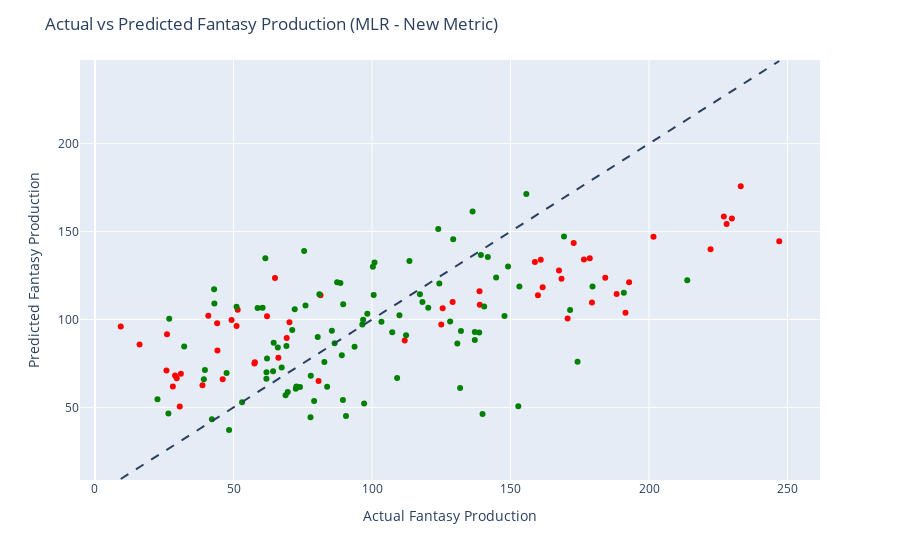

The notebook cell saved with this chart:
### Code cell
# Creating the scatter plot
fig = px.scatter(df_error_graph_mlr, x='Actual', y='Predicted', color="Direction_Correct",
                color_discrete_map={True: 'green', False: 'red'}, hover_data=['Player_Name', 'Current_Season',
                                                                              'Previous_Season_Fantasy'])

# Adding line of equality (where actual equals predicted)
fig.add_shape(
    type='line',
    line=dict(dash='dash'),
    x0=df_error_graph_mlr['Actual'].min(),
    y0=df_error_graph_mlr['Actual'].min(),
    x1=df_error_graph_mlr['Actual'].max(),
    y1=df_error_graph_mlr['Actual'].max()
)

# Updating layout
fig.update_layout(
    title='Actual vs Predicted Fantasy Production (MLR - New Metric)',
    xaxis_title='Actual Fantasy Production',
    yaxis_title='Predicted Fantasy Production',
    showlegend=False
)

fig.write_html("../../interactive/WR/stability/season/new-metric-mlr.html")

# Show the plot
fig.show()

### Figure 1 — Plotly figure (JSON) as saved in the notebook; plotly's stock layout.template omitted (floating-point values rounded to 4 significant figures; data arrays with more than 128 entries replaced by an {"elided": "..."} marker saying what was removed)
{"data": [{"customdata": {"elided": "54x3 mixed values"}, "hovertemplate": "Direction_Correct=False<br>Actual=%{x}<br>Predicted=%{y}<br>Player_Name=%{customdata[0]}<br>Current_Season=%{customdata[1]}<br>Previous_Season_Fantasy=%{customdata[2]}<extra></extra>", "legendgroup": "False", "marker": {"color": "red", "symbol": "circle"}, "mode": "markers", "name": "False", "orientation": "v", "showlegend": true, "type": "scatter", "x": [62.1, 138.8, 229.9, 51.52, 125, 161.6, 49.3, 64.98, 159.9, 31, 247, 70.2, 201.6, 138.9, 170.6, 9.3, 168.4, 80.7, 129.1, 30.6, 191.5, 46.1, 158.8, 69.2, 111.8, 176.5, 66.2, 222.2, 160.9, 51.1, 188.3, 233.1, 25.8, 192.8, 26, 184.2, 44.1, 40.9, 81.4, 57.56, 167.5, 172.8, 125.5, 227, 228, 28.1, 179.4, 178.6, 44.2, 16.1, 38.8, 29.5, 57.7, 28.9], "xaxis": "x", "y": [101.9, 116.0, 157.5, 105.5, 97.21, 118.3, 99.78, 123.6, 113.7, 69.17, 144.5, 98.43, 147.0, 108.4, 100.6, 96.0, 123.2, 65.04, 110.0, 50.46, 103.8, 66.08, 132.7, 89.47, 88.1, 134.1, 78.29, 140.0, 133.9, 96.34, 114.5, 175.8, 71.01, 121.2, 91.66, 123.7, 97.92, 102.1, 113.9, 75.04, 127.9, 143.4, 106.4, 158.6, 154.3, 61.97, 109.7, 134.8, 82.31, 85.76, 62.57, 66.54, 75.65, 68.19], "yaxis": "y"}, {"customdata": {"elided": "92x3 mixed values"}, "hovertemplate": "Direction_Correct=True<br>Actual=%{x}<br>Predicted=%{y}<br>Player_Name=%{customdata[0]}<br>Current_Season=%{customdata[1]}<br>Previous_Season_Fantasy=%{customdata[2]}<extra></extra>", "legendgroup": "True", "marker": {"color": "green", "symbol": "circle"}, "mode": "markers", "name": "True", "orientation": "v", "showlegend": true, "type": "scatter", "x": [66, 132.1, 61.9, 100.3, 60.5, 138.7, 174.2, 109.9, 26.8, 48.4, 139.9, 123.9, 80.4, 147.8, 93.7, 137.1, 169.3, 72.5, 22.56, 120.3, 39.68, 85.5, 100.9, 61.88, 136.3, 62.1, 103.4, 107.3, 140.5, 82.8, 26.5, 43.1, 129.3, 88.6, 98.3, 71.2, 179.6, 112.3, 149.1, 109.1, 39.3, 139.3, 153.2, 69.1, 77.8, 130.8, 61.5, 81, 137.1, 213.8, 53.1, 76, 32.2, 190.9, 58.7, 72.7, 72.1, 69.58, 97.16, 64.5, 67.4, 113.5, 75.5, 77.9, 79.1, 152.8, 43, 89.5, 89.6, 131.8, 118.2, 141.8, 117.3, 64.3, 89.1, 144.8, 68.8, 124.3, 74, 90.6, 171.5, 96.5, 86.5, 100.6, 83.8, 155.7, 42.2, 47.5, 51.1, 87.4, 128.2, 96.8], "xaxis": "x", "y": [84.05, 93.39, 70.05, 130.1, 106.7, 92.64, 75.92, 102.4, 100.5, 37.18, 46.32, 151.4, 90.04, 101.9, 84.54, 88.32, 147.3, 60.63, 54.61, 106.7, 71.29, 93.56, 132.5, 66.28, 161.4, 77.82, 98.68, 92.7, 107.5, 75.87, 46.56, 109.1, 145.6, 120.7, 103.3, 94.03, 118.8, 91.04, 130.2, 66.79, 66.01, 136.7, 118.8, 84.96, 44.48, 86.35, 134.9, 114.3, 92.85, 122.3, 52.89, 108.0, 84.62, 115.3, 106.5, 61.88, 105.8, 58.83, 52.17, 86.73, 72.68, 133.3, 138.9, 68.08, 53.61, 50.66, 117.2, 54.28, 108.7, 60.99, 110.0, 135.5, 114.4, 70.51, 79.67, 123.9, 56.94, 120.5, 61.64, 45.08, 105.5, 97.13, 86.49, 114.0, 61.75, 171.3, 43.34, 69.62, 107.3, 121.2, 98.82, 99.9], "yaxis": "y"}], "layout": {"legend": {"title": {"text": "Direction_Correct"}, "tracegroupgap": 0}, "margin": {"t": 60}, "shapes": [{"line": {"dash": "dash"}, "type": "line", "x0": 9.3, "x1": 247, "y0": 9.3, "y1": 247}], "showlegend": false, "title": {"text": "Actual vs Predicted Fantasy Production (MLR - New Metric)"}, "xaxis": {"anchor": "y", "domain": [0, 1], "title": {"text": "Actual Fantasy Production"}}, "yaxis": {"anchor": "x", "domain": [0, 1], "title": {"text": "Predicted Fantasy Production"}}}}
